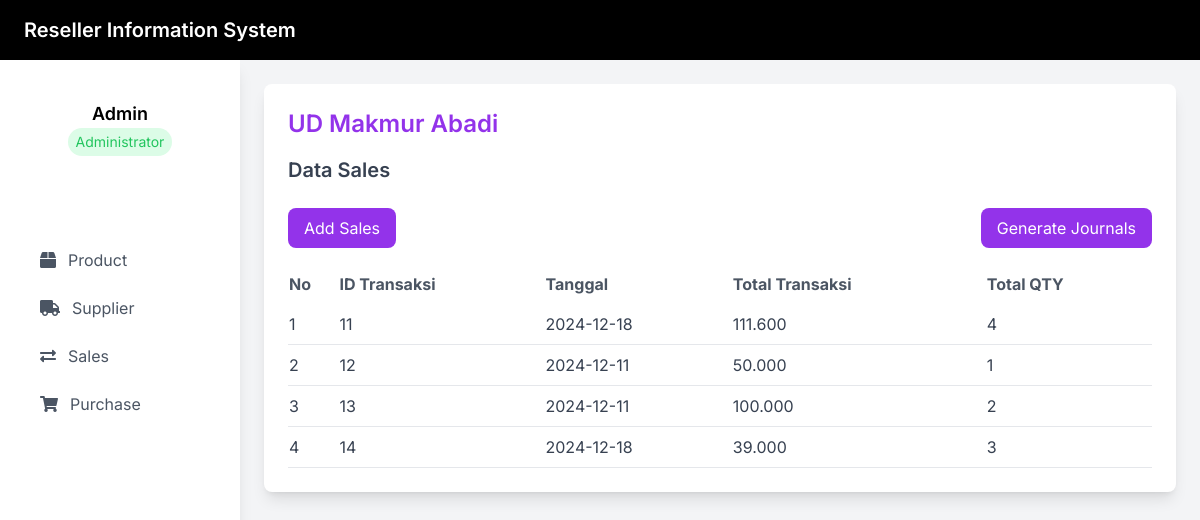
/TokoBuilder/sales/index.php (signed in), run on the app's committed database.
### tables this page shows
CREATE TABLE `catatan_penjualan` (
  `catatan_id` int(11) NOT NULL,
  `transaction_date` date NOT NULL,
  `username` varchar(100) NOT NULL
);

### TokoBuilder/db.php (called while the page is built, shortened)
<?php
$subfolder = "tekweb-project";
function base_url() {
    global $subfolder;
    return sprintf(
        "%s://%s%s",
        isset($_SERVER['HTTPS']) && $_SERVER['HTTPS'] != 'off' ? 'https' : 'http',
        $_SERVER['HTTP_HOST'],
        $subfolder == '' ? '' : '/' . $subfolder
    );
}
?>

### TokoBuilder/_repositories/queries.php (called while the page is built, shortened)
<?php
function get_sales_summary(mysqli $conn): array {
    $query = "
    SELECT
        cp.catatan_id,
        cp.transaction_date,
        SUM(p.harga_jual * pd.penjualan_detail_qty) AS total_transaksi,
        SUM(pd.penjualan_detail_qty) AS total_qty
    FROM Catatan_Penjualan cp
    JOIN Penjualan_Detail pd ON cp.catatan_id = pd.catatan_id
    JOIN Produk p ON pd.produk_id = p.produk_id
    GROUP BY cp.catatan_id, cp.transaction_date
    ORDER BY cp.catatan_id
    ";
    $result = $conn->query($query);
    return $result->fetch_all(MYSQLI_ASSOC);
}

### TokoBuilder/sales/index.php (the view, shortened to what this page needs)
<?php
require_once '../db.php';
require_once '../_repositories/queries.php';
try {
    $result = get_sales_summary($con, $username);
} catch (Exception $e) {
    die($e->getMessage());
}
?>
<!DOCTYPE HTML>
<html lang="en">
<head>
    <?php require_once '../head.php'; ?>
</head>
<body class="bg-gray-100">
    <div class="flex flex-col">
        <header class="bg-black text-white py-4 px-6 flex justify-between items-center w-full">
            <h1 class="text-xl font-semibold">
                Reseller Information System
            </h1>
        </header>
        <div class="flex">
            <div class="w-1/5 bg-white h-screen shadow-lg">
                <div class="flex flex-col items-center py-10">
                    <h2 class="text-lg font-semibold">
                        Admin
                    </h2>
                    <span class="text-sm text-green-500 bg-green-100 px-2 py-1 rounded-full">
                        Administrator
                    </span>
                </div>
                <?php require_once '../includes/sidebar.php' ?>
            </div>
            <div class="w-4/5">
                <main class="p-6">
                    <div class="bg-white p-6 rounded-lg shadow-lg">
                        <h2 class="text-2xl font-semibold text-purple-600 mb-4">
                            UD Makmur Abadi
                        </h2>
                        <div class="flex items-center mb-6">
                            <h3 class="text-xl font-semibold text-gray-700">
                                Data Sales
                            </h3>
                        </div>
                        <div class="flex justify-between items-center mb-4">
                            <a href="<?= base_url() ?>/sales/form.php" class="flex items-center">
                                <button class="bg-purple-600 text-white px-4 py-2 rounded-lg">
                                    Add Sales
                                </button>
                            </a>
                            <a href="<?= base_url() ?>/cetak/form.php" class="flex items-center">
                                <button class="bg-purple-600 text-white px-4 py-2 rounded-lg">
                                    Generate Journals
                                </button>
                            </a>
                        </div>
                        <table id="shipmentTable" class="w-full text-left" style="display: table;">
                            <thead>
                                <tr class="text-gray-600">
                                    <th class="py-2">No</th>
                                    <th class="py-2">ID Transaksi</th>
                                    <th class="py-2">Tanggal</th>
                                    <th class="py-2">Total Transaksi</th>
                                    <th class="py-2">Total QTY</th>
                                </tr>
                            </thead>
                            <tbody class="text-gray-700">
                                <?php
                                $counter = 1;
                                foreach ($result as $row): ?>
                                    <tr class="border-b">
                                        <td class="py-2"><?= $counter++; ?></td>
                                        <td class="py-2"><?= $row['catatan_id']; ?></td>
                                        <td class="py-2"><?= $row['transaction_date']; ?></td>
                                        <td class="py-2"><?= number_format($row['total_transaksi'], 0, ',', '.'); ?></td>
                                        <td class="py-2"><?= $row['total_qty']; ?></td>
                                    </tr>
                                <?php endforeach; ?>
                            </tbody>
                        </table>
                    </div>
                </main>
            </div>
        </div>
    </div>
</body>
</html>

### TokoBuilder/head.php (shortened to what this page needs)
<script src="https://cdn.tailwindcss.com"></script>
<link href="https://cdnjs.cloudflare.com/ajax/libs/font-awesome/5.15.3/css/all.min.css" rel="stylesheet"/>

### TokoBuilder/includes/sidebar.php
<nav class="mt-10">
    <ul>
        <li class="flex items-center px-10 py-3 text-gray-600 hover:bg-gray-200">
            <a href="<?= base_url() ?>/product.php" class="flex items-center">
                <i class="fas fa-box mr-3"></i>
                <span>Product</span>
            </a>
        </li>
        <li class="flex items-center px-10 py-3 text-gray-600 hover:bg-gray-200">
            <a href="<?= base_url() ?>/supplier.php" class="flex items-center">
                <i class="fas fa-truck mr-3"></i>
                <span>Supplier</span>
            </a>
        </li>
        <li class="flex items-center px-10 py-3 text-gray-600 hover:bg-gray-200">
            <a href="<?= base_url() ?>/sales" class="flex items-center">
                <i class="fas fa-exchange-alt mr-3"></i>
                <span>Sales</span>
            </a>
        </li>
        <li class="flex items-center px-10 py-3 text-gray-600 hover:bg-gray-200">
            <a href="<?= base_url() ?>/purchase" class="flex items-center">
                <i class="fas fa-shopping-cart mr-3"></i>
                <span>Purchase</span>
            </a>
        </li>
    </ul>
</nav>

### TokoBuilder/sales/index.php (style rules this page uses)
body { font-family: 'Inter', sans-serif; }

### data on the page
catatan_penjualan: catatan_id "11", transaction_date "2024-12-18", total_transaksi "111.600", total_qty "4"
catatan_penjualan: catatan_id "12", transaction_date "2024-12-11", total_transaksi "50.000", total_qty "1"
catatan_penjualan: catatan_id "13", transaction_date "2024-12-11", total_transaksi "100.000", total_qty "2"
catatan_penjualan: catatan_id "14", transaction_date "2024-12-18", total_transaksi "39.000", total_qty "3"
